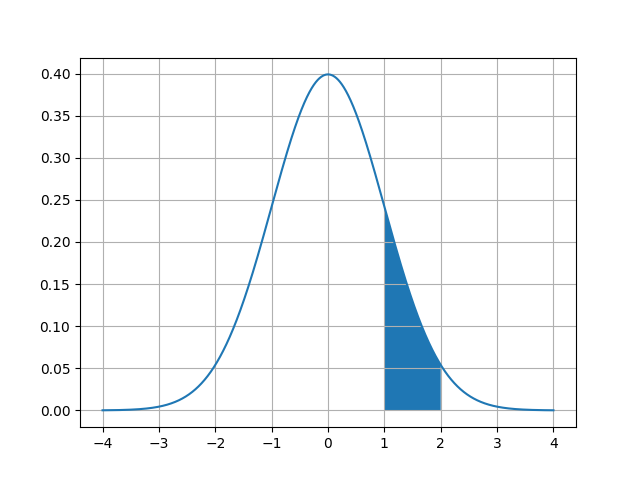

Python code for this plot:
import numpy as np
import matplotlib.pyplot as plt
import pandas as pd
from scipy import stats,integrate
csv = pd.read_csv('data/fmax.csv')

colOrigin = list(csv.columns)
colNew = ['consumableId','415','445','480','515','555','590','630','680','NIR','CLR','DARK']
newDict = {}

count = 0
for i in colOrigin:
    newDict[colNew[count]] = list(csv[i])
    count += 1


x = np.linspace(-4,4,99999)
y = np.random.normal(0,1,999)
# print(y)
yy = stats.norm.pdf(x)


def pdf(x):
    return stats.norm.pdf(x)

start = 1
end = 2

xx = np.linspace(start,end,len(yy))
yyy = stats.norm.pdf(xx)
z,dddd = integrate.quad(pdf,start,end)
zz = integrate.trapz(yyym,xx)
zzz = stats.norm.cdf(end) - stats.norm.cdf(start)
print('quad',z)
print('trapz',zz)
print('cdf',zzz)

# plt.hist(y,density=True)
plt.plot(x,yy)
plt.fill_between(x,yy,where=(x>=start) & (x<=end))
plt.grid()
# plt.show()
plt.savefig('test.png')
